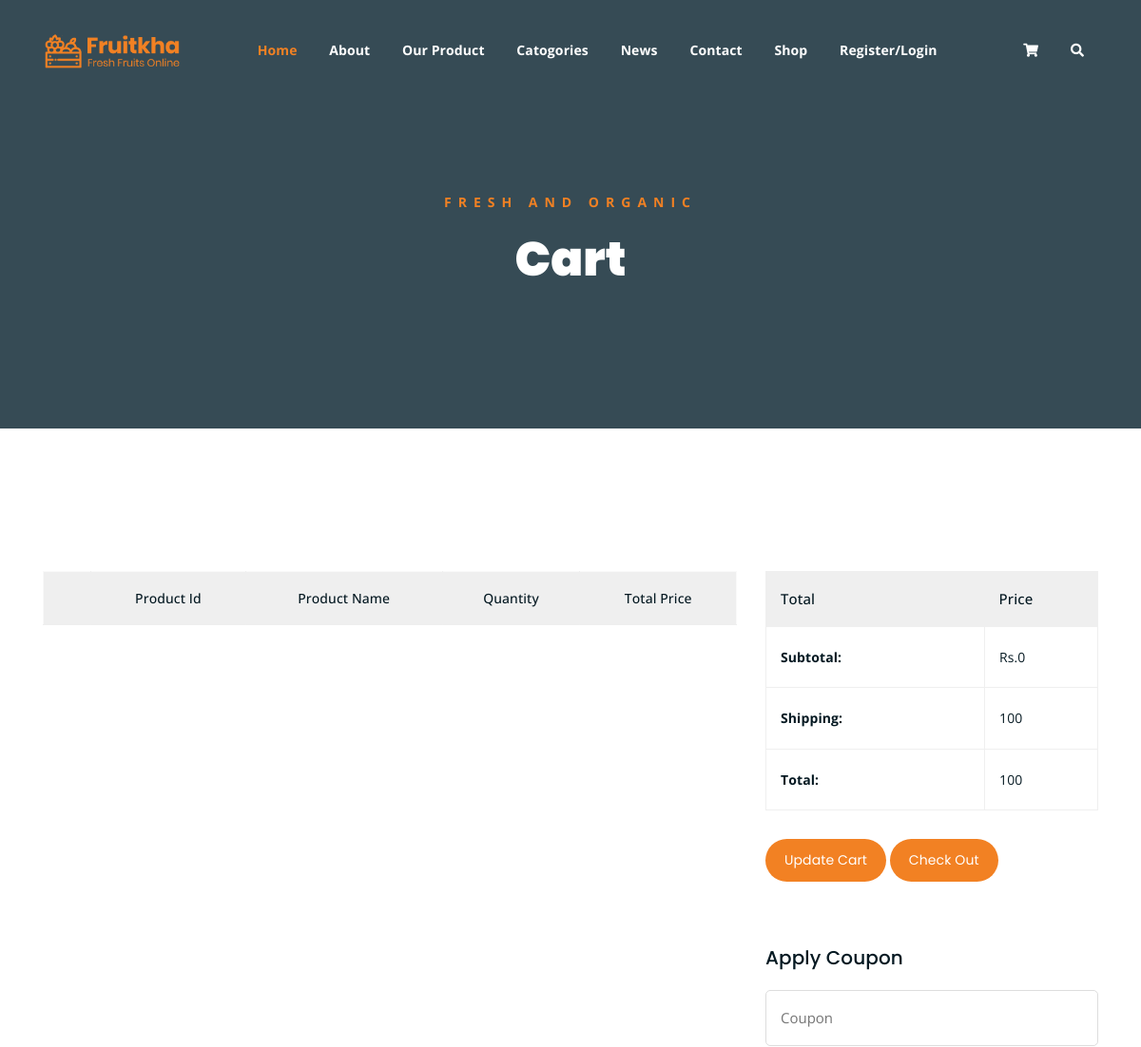
Page /cart_page/ (signed in, upper part) on the earlier database version.
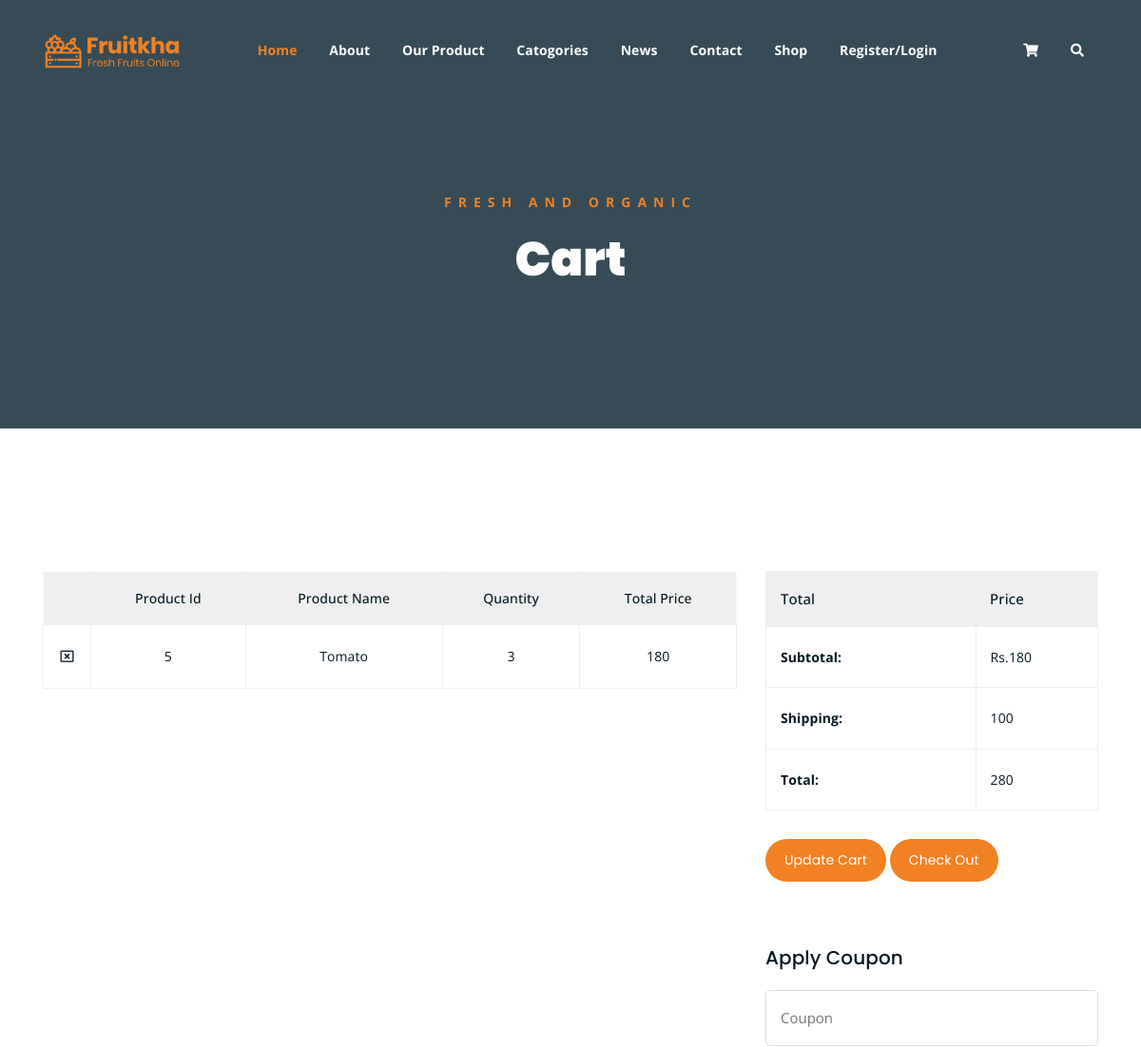
Same page on the later database version.
### Webapp/models.py (models this page shows)
class cartdb(models.Model):
    Username=models.CharField(max_length=100,null=True,blank=True)
    Product_Name=models.CharField(max_length=100,null=True,blank=True)
    Quantity=models.IntegerField(null=True,blank=True)
    Total_price=models.IntegerField(null=True,blank=True)

### Webapp/views.py (the view)
# urls.py: path('cart_page/',views.cart_page,name="cart_page"),
def cart_page(request):
    cat = bigdb.objects.all()
    data=cartdb.objects.filter(Username=request.session['Username'])
    subtotal=0
    shipping_charge=0
    total=0
    for i in data:
        subtotal+=i.Total_price
    if subtotal>=500:
        shipping_charge=50
    else:
        shipping_charge=100
    total=subtotal+shipping_charge
    return render(request,"Cart.html",{'data':data,'subtotal':subtotal,'cat':cat,'total':total,'shipping_charge':shipping_charge})

### Webapp/templates/Cart.html (shortened to what the changed rows need)
<!DOCTYPE html>
{% load static %}
<html lang="en">
<head>
	<link rel="stylesheet" href="{% static 'assets/css/all.min.css' %}">
	<link rel="stylesheet" href="{% static 'assets/bootstrap/css/bootstrap.min.css' %}">
	<link rel="stylesheet" href="{% static 'assets/css/owl.carousel.css' %}">
	<link rel="stylesheet" href="{% static 'assets/css/magnific-popup.css' %}">
	<link rel="stylesheet" href="{% static 'assets/css/animate.css' %}">
	<link rel="stylesheet" href="{% static 'assets/css/meanmenu.min.css' %}">
	<link rel="stylesheet" href="{% static 'assets/css/main.css' %}">
	<link rel="stylesheet" href="{% static 'assets/css/responsive.css' %}">
</head>
<body>
	<div class="breadcrumb-section breadcrumb-bg">
		<div class="container">
			<div class="row">
				<div class="col-lg-8 offset-lg-2 text-center">
					<div class="breadcrumb-text">
						<h1>Cart</h1>
					</div>
				</div>
			</div>
		</div>
	</div>
	<div class="cart-section mt-150 mb-150">
		<div class="container">
			<div class="row">
				<div class="col-lg-8 col-md-12">
					<div class="cart-table-wrap">
						<table class="cart-table">
							<thead class="cart-table-head">
								<tr class="table-head-row">
									<th class="product-remove"></th>
									<th class="product-image">Product Id</th>
									<th class="product-name">Product Name</th>
									<th class="product-quantity">Quantity</th>
									<th class="product-total">Total Price</th>
								</tr>
							</thead>
							<tbody>
							{% for i in data %}
								<tr class="table-body-row">
									<td class="product-remove"><a href="{% url 'delet_cart' pid=i.id %}"><i class="far fa-window-close"></i></a></td>
									<td>{{i.id}}</td>
									<td>{{i.Product_Name}}</td>
									<td>{{i.Quantity}}</td>
									<td>{{i.Total_price}}</td>
								</tr>
							{% endfor %}
							</tbody>
						</table>
					</div>
				</div>
				<div class="col-lg-4">
					<div class="total-section">
						<table class="total-table">
							<thead class="total-table-head">
								<tr class="table-total-row">
									<th>Total</th>
									<th>Price</th>
								</tr>
							</thead>
							<tbody>
								<tr class="total-data">
									<td><strong>Subtotal: </strong></td>
									<td>Rs.{{subtotal}}</td>
								</tr>
								<tr class="total-data">
									<td><strong>Total: </strong></td>
									<td>{{total}}</td>
								</tr>
							</tbody>
						</table>
					</div>
				</div>
			</div>
		</div>
	</div>
</body>
</html>

Differences in the rows shown:
added cartdb: id "5", Product_Name "Tomato", Quantity "3", Total_price "180"
Other differences:
{{ subtotal }}: "0" → "180"
{{ total }}: "100" → "280"
